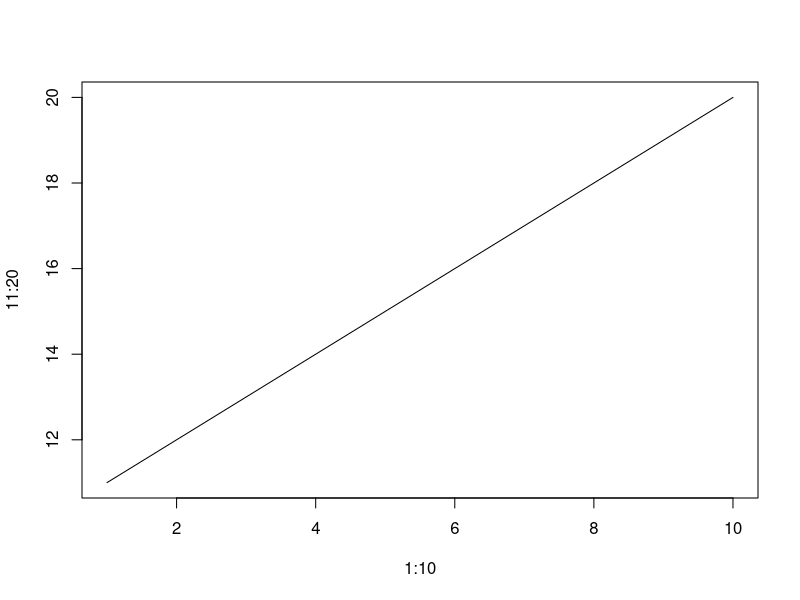
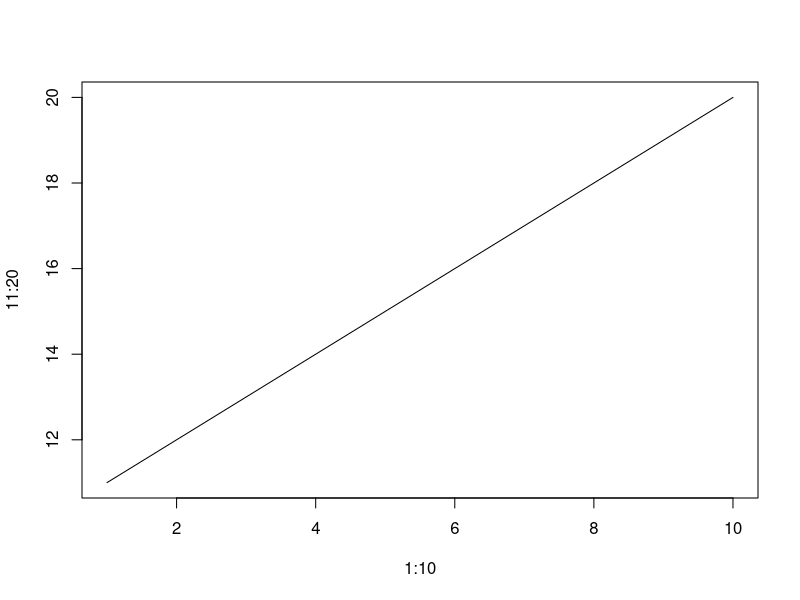

Reproduce these figures in R, in order.
## ---- chunk 1
arg_explore = function(arg1, rg2, rg3)
    paste("a1, a2, a3 = ", arg1, rg2, rg3)
## ---- chunk 2
## SOLUTION
## See http://goo.gl/NKsved for the offical document
## To summeriase, matching happens in a three stage pass:
#1. Exact matching on tags
#2. Partial matching on tags.
#3. Positional matching
## ---- chunk 3
plot(type="l", 1:10, 11:20)
## ---- chunk 4
rnorm(mean=4, 4, n=5)
## ---- chunk 5
## SOLUTION
#plot(type="l", 1:10, 11:20) is equivilent to
plot(x=1:10, y=11:20, type="l")
#rnorm(mean=4, 4, n=5) is equivilent to
rnorm(n=5, mean=4, sd=4)
## ---- chunk 6
## Use regression as an example
stat_ana = function(x, y) {
  lm(y ~ x)
}
## ---- chunk 7
## SOLUTION
stat_ana = function(x, y, trans=NULL) {
  lm(y ~ x)
}
## ---- chunk 8
## SOLUTION
stat_ana = function(x, y, trans=NULL) {
  if(is.function(trans)) {
    x = trans(x)
    y = trans(y)
  }
  lm(y ~ x)
}
## ---- chunk 9
## SOLUTION
stat_ana = function(x, y, trans=NULL) {
  if(is.function(trans)) {
    x = trans(x)
    y = trans(y)
  } else if (trans == "normalise") {
    x = scale(x)
    y = scale(y)
  }
  lm(y ~ x)
}
## ---- chunk 10
f = function(x) return(x + 1)
f(10)
## ---- chunk 11
##Nothing strange here. We just get
f(10)
## ---- chunk 12
f = function(x) {
  f = function(x) {
    x + 1
  }
  x = x + 1
  return(f(x))
}
f(10)
## ---- chunk 13
f = function(x) {
  f = function(x) {
    f = function(x) {
      x + 1
    }
    x = x + 1
    return(f(x))
  }
  x = x + 1
  return(f(x))
}
f(10)
## ---- chunk 14
## Solution: The easiest way to understand is to use print statements
f = function(x) {
  f = function(x) {
    f = function(x) {
      message("f1: = ", x)
      x + 1
    }
    message("f2: = ", x)
    x = x + 1
    return(f(x))
  }
  message("f3: = ", x)
  x = x + 1
  return(f(x))
}
f(10)
## ---- chunk 15
f = function(x) {
  f = function(x) {
    x = 100
    f = function(x) {
      x + 1
    }
    x = x + 1
    return(f(x))
  }
  x = x + 1
  return(f(x))
}
f(10)
## ---- chunk 16
##Solution: The easiest way to understand is to use print statements as above
## ---- chunk 17
poisson = function(lambda) {
     r = function(n=1) rpois(n, lambda)
     d = function(x, log=FALSE) dpois(x, lambda, log=log)
     return(list(r=r, d=d))
}
## ---- chunk 18
geometric = function(prob) {
     r = function(n=1) rgeom(n, prob)
     d = function(x, log=FALSE) dgeom(x, prob, log=log)
     return(list(r=r, d=d))
}
